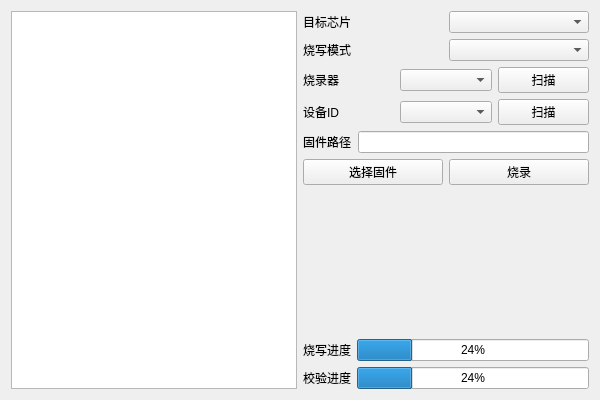
<?xml version="1.0" encoding="UTF-8"?>
<ui version="4.0">
 <class>FpgaUpdatePageClass</class>
 <widget class="QWidget" name="FpgaUpdatePageClass">
  <property name="geometry">
   <rect>
    <x>0</x>
    <y>0</y>
    <width>600</width>
    <height>400</height>
   </rect>
  </property>
  <property name="windowTitle">
   <string>FpgaUpdatePage</string>
  </property>
  <layout class="QGridLayout" name="gridLayout">
   <item row="0" column="0">
    <widget class="QTextEdit" name="te_log"/>
   </item>
   <item row="0" column="1">
    <layout class="QVBoxLayout" name="verticalLayout">
     <item>
      <layout class="QHBoxLayout" name="hl_target_chip">
       <item>
        <widget class="QLabel" name="lbl_target_chip">
         <property name="text">
          <string>目标芯片</string>
         </property>
        </widget>
       </item>
       <item>
        <widget class="QComboBox" name="cb_target_chip"/>
       </item>
      </layout>
     </item>
     <item>
      <layout class="QHBoxLayout" name="hl_flashing_mode">
       <item>
        <widget class="QLabel" name="lbl_flashing_mode">
         <property name="text">
          <string>烧写模式</string>
         </property>
        </widget>
       </item>
       <item>
        <widget class="QComboBox" name="cb_flashing_mode"/>
       </item>
      </layout>
     </item>
     <item>
      <layout class="QHBoxLayout" name="hl_probes">
       <item>
        <widget class="QLabel" name="lbl_probes">
         <property name="text">
          <string>烧录器</string>
         </property>
        </widget>
       </item>
       <item>
        <widget class="QComboBox" name="cb_probes"/>
       </item>
       <item>
        <widget class="QPushButton" name="btn_scan_probes">
         <property name="text">
          <string>扫描</string>
         </property>
        </widget>
       </item>
      </layout>
     </item>
     <item>
      <layout class="QHBoxLayout" name="hl_device_id">
       <item>
        <widget class="QLabel" name="lbl_devices">
         <property name="text">
          <string>设备ID</string>
         </property>
        </widget>
       </item>
       <item>
        <widget class="QComboBox" name="cb_devices"/>
       </item>
       <item>
        <widget class="QPushButton" name="btn_scan_devices">
         <property name="text">
          <string>扫描</string>
         </property>
        </widget>
       </item>
      </layout>
     </item>
     <item>
      <layout class="QHBoxLayout" name="hl_firmware_path">
       <item>
        <widget class="QLabel" name="lbl_firmware_path">
         <property name="text">
          <string>固件路径</string>
         </property>
        </widget>
       </item>
       <item>
        <widget class="QLineEdit" name="le_firmware_path"/>
       </item>
      </layout>
     </item>
     <item>
      <layout class="QHBoxLayout" name="horizontalLayout">
       <item>
        <widget class="QPushButton" name="btn_select_fiirmware">
         <property name="text">
          <string>选择固件</string>
         </property>
        </widget>
       </item>
       <item>
        <widget class="QPushButton" name="btn_wirte_firmware">
         <property name="text">
          <string>烧录</string>
         </property>
        </widget>
       </item>
      </layout>
     </item>
     <item>
      <spacer name="verticalSpacer">
       <property name="orientation">
        <enum>Qt::Vertical</enum>
       </property>
       <property name="sizeHint" stdset="0">
        <size>
         <width>20</width>
         <height>40</height>
        </size>
       </property>
      </spacer>
     </item>
     <item>
      <layout class="QHBoxLayout" name="hl_programming">
       <item>
        <widget class="QLabel" name="lbl_programming">
         <property name="text">
          <string>烧写进度</string>
         </property>
        </widget>
       </item>
       <item>
        <widget class="QProgressBar" name="progressbar_programming">
         <property name="value">
          <number>24</number>
         </property>
        </widget>
       </item>
      </layout>
     </item>
     <item>
      <layout class="QHBoxLayout" name="hl_verifying">
       <item>
        <widget class="QLabel" name="lbl_verifying">
         <property name="text">
          <string>校验进度</string>
         </property>
        </widget>
       </item>
       <item>
        <widget class="QProgressBar" name="progressbar_verifying">
         <property name="value">
          <number>24</number>
         </property>
        </widget>
       </item>
      </layout>
     </item>
    </layout>
   </item>
  </layout>
 </widget>
 <layoutdefault spacing="6" margin="11"/>
 <resources/>
 <connections/>
</ui>
